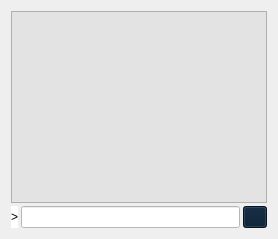
     <widget class="QWidget" name="tab_console">
      <attribute name="title">
       <string>&amp;Console</string>
      </attribute>
      <layout class="QVBoxLayout" name="verticalLayout_3">
       <property name="spacing">
        <number>3</number>
       </property>
       <item>
        <widget class="QTextEdit" name="messagesWidget">
         <property name="minimumSize">
          <size>
           <width>0</width>
           <height>100</height>
          </size>
         </property>
         <property name="styleSheet">
          <string notr="true">background-color: rgb(227, 227, 227);
color: black;</string>
         </property>
         <property name="readOnly">
          <bool>true</bool>
         </property>
         <property name="tabKeyNavigation" stdset="0">
          <bool>false</bool>
         </property>
         <property name="columnCount" stdset="0">
          <number>2</number>
         </property>
        </widget>
       </item>
       <item>
        <layout class="QHBoxLayout" name="horizontalLayout">
         <property name="spacing">
          <number>3</number>
         </property>
         <item>
          <widget class="QLabel" name="label">
           <property name="styleSheet">
            <string notr="true">background-color: white;
color: black;</string>
           </property>
           <property name="text">
            <string notr="true">&gt;</string>
           </property>
          </widget>
         </item>
         <item>
          <widget class="QLineEdit" name="lineEdit">
           <property name="styleSheet">
            <string notr="true">background-color: white;
color: black;</string>
           </property>
          </widget>
         </item>
         <item>
          <widget class="QPushButton" name="clearButton">
           <property name="maximumSize">
            <size>
             <width>24</width>
             <height>24</height>
            </size>
           </property>
           <property name="toolTip">
            <string>Clear console</string>
           </property>
           <property name="styleSheet">
            <string notr="true">background-color: rgb(5, 26, 47);
color: black;</string>
           </property>
           <property name="text">
            <string/>
           </property>
           <property name="icon">
            <iconset resource="../bitesax.qrc">
             <normaloff>:/icons/remove</normaloff>:/icons/remove</iconset>
           </property>
           <property name="shortcut">
            <string notr="true">Ctrl+L</string>
           </property>
           <property name="autoDefault">
            <bool>false</bool>
           </property>
          </widget>
         </item>
        </layout>
       </item>
      </layout>
     </widget>
